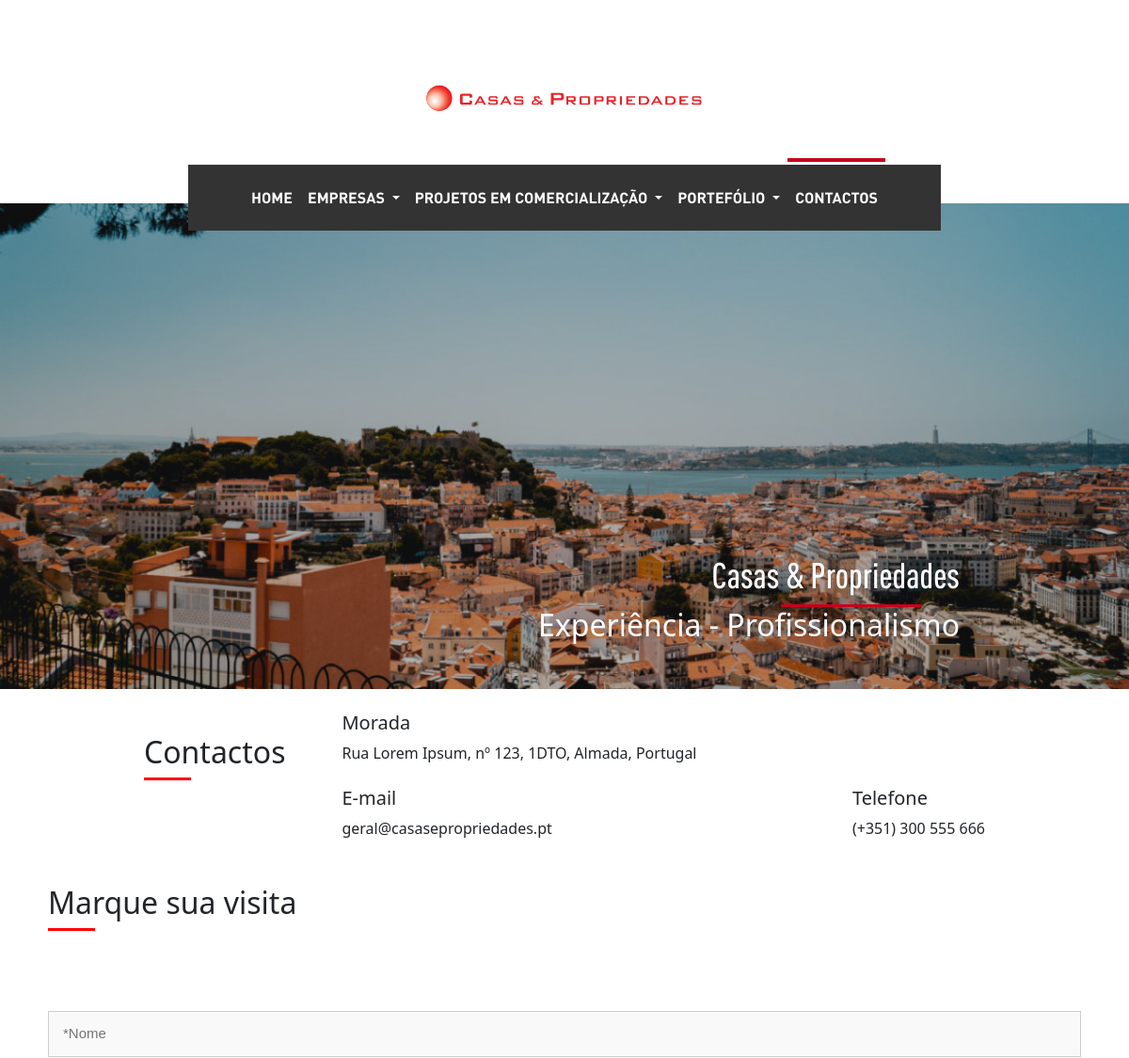
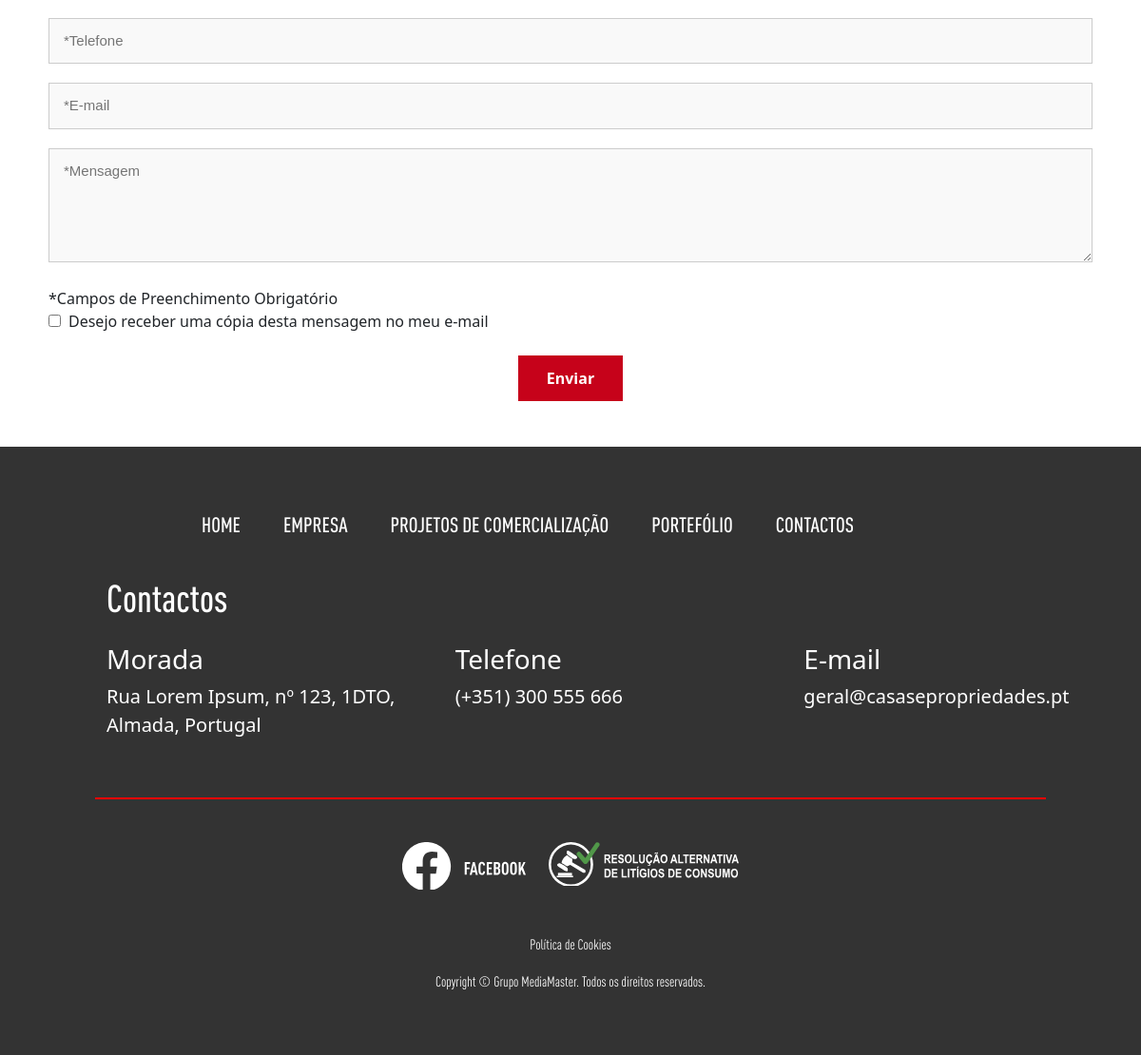
/contactos.php, run on the app's committed database (2 pictures, top to bottom).
### tables this page shows
CREATE TABLE `carrossel_header` (
  `id` int(11) NOT NULL,
  `titulo` varchar(100) NOT NULL,
  `subtitulo` text NOT NULL,
  `texto` varchar(100) NOT NULL,
  `posicao` int(11) NOT NULL,
  `ativo` tinyint(1) NOT NULL,
  `imagens` varchar(300) NOT NULL
);

CREATE TABLE `contactos` (
  `id` int(11) NOT NULL,
  `morada` varchar(1100) NOT NULL,
  `email` varchar(1100) NOT NULL,
  `telefone` varchar(110) NOT NULL,
  `facebook` varchar(1100) NOT NULL,
  `email_interno` varchar(1100) NOT NULL
);

### contactos.php (called while the page is built)
<?php
$menu_atual = "contactos";
require "components/header.php";
require "views/contactos_view.php";
require "components/footer.php";
?>

### helpers/_base_dados_helper.php (called while the page is built, shortened)
<?php
$base_dados = [
  "host" => "localhost",
  "dbname" => "casas_e_prop_bd",
  "user" => "root",
  "pass" => "",
];
$pdo = new PDO("mysql:host=$base_dados[host];dbname=$base_dados[dbname];charset=utf8mb4;", $base_dados["user"], $base_dados["pass"]);
function select_sql($sql){
  global $pdo;
  $consulta = $pdo->query($sql);
  $resultado = $consulta->fetchAll(PDO::FETCH_ASSOC);
  return $resultado;
}
function select_sql_unico($sql){
  global $pdo;
  $consulta = $pdo->query($sql);
  $resultado = $consulta->fetch(PDO::FETCH_ASSOC);
  return $resultado;
}

### helpers/carrosel_helper.php (called while the page is built)
<?php
function get_carousel(){
  $resultado = select_sql("SELECT * FROM carrossel_header");
  return $resultado;
}

### helpers/contactos_helper.php (called while the page is built)
<?php
function get_contactos(){
  $resultado = select_sql_unico("SELECT * FROM contactos");
  return $resultado;
}

### views/contactos_view.php (the view, shortened to what this page needs)
<main>
  <div class="row">
    <div class="col-12 col-md-11 col-lg-9 px-0 m-auto">
      <div class="container-fluid">
        <div class="row">
          <div class="col-12 col-md-auto d-flex flex-column align-items-center align-items-md-start">
            <br><br>
            <h2>Contactos</h2>
            <div class="linha-vermelha mb-0"></div>
          </div>
          <div class="col ps-md-5 mt-5 mt-md-0 text-center text-md-start">
            <div>
              <br>
              <h5>Morada</h5>
              <div><?= $contactos["morada"] ?></div>
            </div>
            <div class="d-flex flex-column flex-md-row justify-content-between mt-4">
              <div>
                <h5>E-mail</h5>
                <div><?= $contactos["email"] ?></div>
              </div>
              <div class="mt-4 mt-md-0">
                <h5>Telefone</h5>
                <div><?= $contactos["telefone"] ?></div>
              </div>
            </div>
          </div>
        </div>
      </div>
    </div>
  </div>
  <div class="row mt-5">
    <div class="col-11 m-auto">
      <h2>Marque sua visita</h2>
      <div class="linha-vermelha"></div>
      <form action="" id="formulario_contactos" class="mt-4" method="post">
        <input type="text" required placeholder="*Nome" name="nome">
        <br>
        <input type="number" required placeholder="*Telefone" name="telefone">
        <br>
        <input type="email" required placeholder="*E-mail" name="email">
        <br>
        <textarea name="mensagem" placeholder="*Mensagem" required></textarea>
        <div class="d-flex justify-content-between flex-column flex-md-row">
          <div>
            <div>*Campos de Preenchimento Obrigatório</div>
            <div class="d-flex align-items-center gap-2">
              <input type="checkbox" name="receber_copia">
              <div>Desejo receber uma cópia desta mensagem no meu e-mail</div>
            </div>
          </div>
        </div>
        <br>
        <div class="text-center">
          <input type="submit" value="Enviar">
        </div>
        <br><br>
      </form>
    </div>
  </div>
</main>

### components/header.php (shortened to what this page needs)
<?php
$contactos = get_contactos();
$carrossel = get_carousel();
?>
<!DOCTYPE html>
<html lang="pt">
<head>
    <link href="https://cdn.jsdelivr.net/npm/bootstrap@5.3.7/dist/css/bootstrap.min.css" rel="stylesheet"
>
    <link rel="stylesheet" href="https://cdn.jsdelivr.net/npm/bootstrap-icons@1.13.1/font/bootstrap-icons.min.css">
    <link rel="stylesheet" href="public/fontes/fontes.css">
    <link rel="stylesheet" href="public/css/style.css">
</head>
<body>
    <header class="container-fluid">
        <div class="row my-3">
            <div class="col-12 px-0 text-center d-flex justify-content-center gap-3" id="inicio">
                <img class="logo" src="imagens - cópia/logo.svg">
            </div>
        </div>
        <div class="row d-none d-md-block" id="nav-header">
            <div class="col-8 px-0 m-auto">
                <nav class="navbar navbar-expand-md navbar-dark">
                    <div class="container-fluid justify-content-between">
                        <div class="collapse navbar-collapse" id="navbarSupportedContentDesktop">
                            <ul class="navbar-nav me-auto mb-2 mb-md-0 w-100 justify-content-center">
                                <li class="nav-item">
                                    <a class="nav-link <?= ($menu_atual == "home") ? "active" : "" ?>" href="index.php">
                                        HOME
                                    </a>
                                </li>
                                <li class="nav-item dropdown">
                                    <a id="menu_empresas" class="nav-link dropdown-toggle <?= ($menu_atual == "empresas" || $menu_atual == "historial" || $menu_atual == "filosofia") ? "active" : "" ?>" href="#" data-bs-toggle="dropdown" data-dropdown="empresas">
                                        EMPRESAS
                                    </a>
                                </li>
                                <li class="nav-item dropdown">
                                    <a id="menu_projetos" class="nav-link dropdown-toggle <?= ($menu_atual == "projetos" || $menu_atual == "terraço_almada" || $menu_atual == "jardim_braga") ? "active" : "" ?>" href="#" data-bs-toggle="dropdown" data-dropdown="projetos">
                                        PROJETOS EM COMERCIALIZAÇÃO
                                    </a>
                                </li>
                                <li class="nav-item dropdown">
                                    <a id="menu_portefolio" class="nav-link dropdown-toggle <?= ($menu_atual == "portefolio" || $menu_atual == "portefolio_almada" || $menu_atual == "potefolio_sesimbra" || $menu_atual == "potefolio_braga" || $menu_atual == "potefolio_lisboa" || $menu_atual == "potefolio_porto") ? "active" : "" ?>" href="#" data-bs-toggle="dropdown" data-dropdown="portefolio">
                                        PORTEFÓLIO
                                    </a>
                                </li>
                                <li class="nav-item">
                                    <a class="nav-link <?= ($menu_atual == "contactos") ? "active" : "" ?>" href="contactos.php">
                                        CONTACTOS
                                        <span class="linha-vermelha-link"></span>
                                    </a>
                                </li>
                            </ul>
                        </div>
                    </div>
                </nav>
            </div>
        </div>
        <div class="row">
            <div class="col-md-12 px-0">
                <div id="home" class="carousel slide" data-bs-ride="carousel">
                    <div class="carousel-inner">
                        <?php foreach ($carrossel as $i => $c): ?>
                            <div class="carousel-item <?= ($i == 0) ? 'active' : '' ?>">
                                <img src="<?= $c["imagens"] ?>" class="d-block w-100" alt="Banner <?= $i + 1 ?>">
                                <div class="carousel-caption text-end">
                                    <h1 class="titulo1"><?= $c["titulo"] ?></h1>
                                    <div class="linha-vermelha-titulo"></div>
                                    <h2 class="texto"><?= $c["texto"] ?></h2>
                                </div>
                            </div>
                        <?php endforeach ?>
                    </div>
                </div>
            </div>
        </div>
    </header>

### components/footer.php (shortened to what this page needs)
<footer class="container-fluid">
    <div class="row d-none d-md-block m-auto ">
        <div class=" col-12 ">
            <nav class="menu-bar">
                <ul class="menu">
                    <li><a href="index.php">HOME</a></li>
                    <li><a <?= ($menu_atual == "home") ? "active" : "" ?> href="#" onclick="abrir_menu_delay1()">EMPRESA</a></li>
                    <li><a <?= ($menu_atual == "projetos" || $menu_atual == "terraço_almada" || $menu_atual == "jardim_braga") ? "active" : "" ?> href="#" onclick="abrir_menu_delay2()">PROJETOS DE COMERCIALIZAÇÃO</a></li>
                    <li><a <?= ($menu_atual == "portefolio" || $menu_atual == "portefolio_almada" || $menu_atual == "potefolio_sesimbra" || $menu_atual == "potefolio_braga" || $menu_atual == "potefolio_lisboa" || $menu_atual == "potefolio_porto") ? "active" : "" ?> href="#" onclick="abrir_menu_delay3()">PORTEFÓLIO</a></li>
                    <li><a <?= ($menu_atual == "contactos") ? "active" : "" ?> href="contactos.php">CONTACTOS<a></li>
                </ul>
            </nav>
        </div>
    </div>
    <div class="row contactos text-center text-md-start">
        <div class=" offset-1 col mb-3">
            <h1 class="titulo ">Contactos</h1>
        </div>
    </div>
    <div class="row dados-contacto  text-center text-md-start">
        <div class=" col-12 col-md offset-md-1">
            <h3>Morada</h3>
            <p><?= $contactos["morada"] ?></p>
        </div>
        <div class="col-12 col-md">
            <h3>Telefone</h3>
            <p><?= $contactos["telefone"] ?></p>
        </div>
        <div class="col-12 col-md ">
            <h3>E-mail</h3>
            <p><?= $contactos["email"] ?></p>
        </div>
    </div>
    <div class="linha-vermelha-2"></div>
    <div class="row icones justify-content-center">
        <div class="col-auto">
            <button class="botao-imagem botao-facebook">
                <a href="<?= $contactos["facebook"] ?> " target="_blank">
                    <img src="imagens - cópia/svg/facebook-branco.svg" alt="Facebook" class="normal">
                </a>
            </button>
        </div>
        <div class="col-auto">
            <div class="botao-imagem botao-ralc">
                <a href="extras.php?id=<?= $extras["id"] = 1 ?>">
                    <img src="imagens - cópia/svg/ralc.svg" alt="Resolução Alternativa de Litígios de Consumo">
                </a>
            </div>
        </div>
    </div>
    <div class="copyright">
        <a style="text-decoration: none; color: white; cursor:default;" href="extras.php?id=<?= $extras["id"] = 2 ?>">
            <p>Política de Cookies</p>
        </a>
        <p>Copyright © Grupo MediaMaster. Todos os direitos reservados.</p>
    </div>
</footer>
</body>
</html>

### public/css/style.css (style rules this page uses)
html, body { margin: 0 auto; padding: 0; overflow-x: hidden; max-width: 1280px; min-width: 360px; }
.logo { width: 317px; height: 108px; display: flex; margin: auto; margin-top: 35px; }
#nav-header { margin-bottom: -29px; position: relative; z-index: 10; }
nav { background-color: #333333; height: 70px; margin-top: 10px; margin-left: auto; margin-right: auto; display: flex; font-family: Dinpro; font: size 18px uppercase; }
.navbar a { position: relative; color: white; text-decoration: none; }
.linha-vermelha-link { position: absolute; top: -22px; left: 0; height: 4px; width: 0%; background-color: #c6021a; }
.navbar a.active .linha-vermelha-link, .navbar a:hover .linha-vermelha-link { width: 100%; }
.titulo1 { font-family: Dinprocmedium; font-size: 38px; }
.linha-vermelha-titulo { width: 150px; height: 3px; background-color: #c6021a; margin: auto 650px; }
h1 { font-family: 'Dinprocmedium'; }
.linha-vermelha { width: 50px; height: 3px; background-color: red; margin-bottom: 85px; }
footer { background-color: #333333; color: #fff; padding-top: 55px; }
.menu-bar { text-align: center; justify-content: center; }
.menu { list-style: none; padding: 0; margin: 0; display: flex; gap: 45px; background-color: #333333; }
.menu li a { font-family: Dinprocmedium; color: white; text-decoration: none; font-size: 22px; }
.contactos { font-family: Dinprocmedium; font-size: 30px; }
.dados-contacto { font-size: 20px; }
.linha-vermelha-2 { height: 2px; background-color: red; width: 100%; max-width: 1000px; margin: 45px auto; }
.botao-imagem { position: relative; border: none; background: transparent; padding: 0; overflow: hidden; display: inline-block; }
.botao-facebook { width: 130px; height: 50px; }
.botao-ralc { width: 200px; height: 46px; }
.copyright { font-family: Dinprocregular; font-size: 15px; text-align: center; margin-top: 45px; font-size: 15px; padding-bottom: 50px; }
#formulario_contactos input[type="text"], #formulario_contactos input[type="number"], #formulario_contactos input[type="email"], #formulario_contactos textarea { width: 100%; border: 1px solid #ccc; border-radius: 0; padding: 12px 15px; margin-bottom: 20px; font-size: 15px; font-family: Arial, sans-serif; color: #333; background-color: #f9f9f9; }
#formulario_contactos textarea { min-height: 120px; }
#formulario_contactos input[type="submit"] { background-color: #c6021a; color: #fff; font-weight: bold; padding: 12px 30px; border: none; cursor: pointer; transition: 0.3s; }

### data on the page
carrossel_header: imagens (picture), titulo "Casas & Propriedades", texto "Experiência - Profissionalismo"
contactos: morada "Rua Lorem Ipsum, nº 123, 1DTO, Almada, Portugal", email "geral@casasepropriedades.pt", telefone "(+351) 300 555 666"
